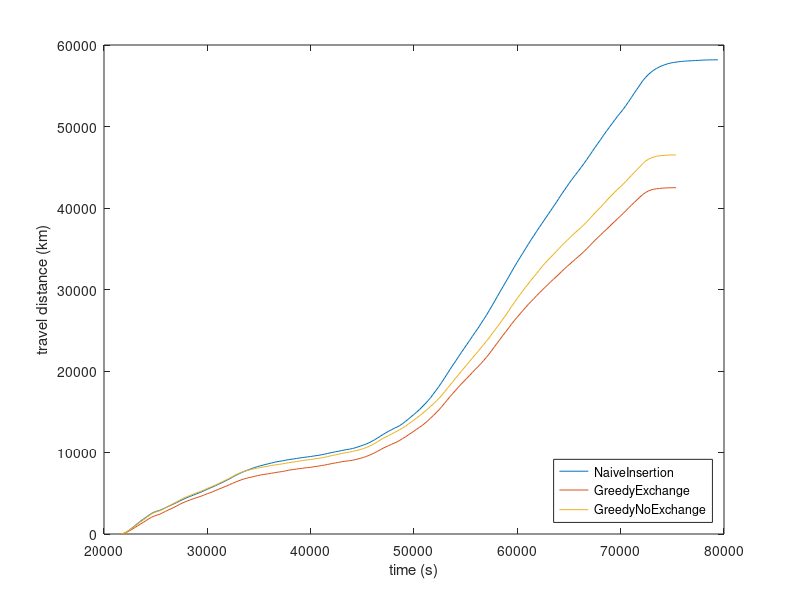

This chart was generated by the following MATLAB code:
x0 = [21630,21900,22170,22440,22710,22980,23250,23520,23790,24060,24330,24600,24870,25140,25410,25680,25950,26220,26490,26760,27030,27300,27570,27840,28110,28380,28650,28920,29190,29460,29730,30000,30270,30540,30810,31080,31350,31620,31890,32160,32430,32700,32970,33240,33510,33780,34050,34320,34590,34860,35130,35400,35670,35940,36210,36480,36750,37020,37290,37560,37830,38100,38370,38640,38910,39180,39450,39720,39990,40260,40530,40800,41070,41340,41610,41880,42150,42420,42690,42960,43230,43500,43770,44040,44310,44580,44850,45120,45390,45660,45930,46200,46470,46740,47010,47280,47550,47820,48090,48360,48630,48900,49170,49440,49710,49980,50250,50520,50790,51060,51330,51600,51870,52140,52410,52680,52950,53220,53490,53760,54030,54300,54570,54840,55110,55380,55650,55920,56190,56460,56730,57000,57270,57540,57810,58080,58350,58620,58890,59160,59430,59700,59970,60240,60510,60780,61050,61320,61590,61860,62130,62400,62670,62940,63210,63480,63750,64020,64290,64560,64830,65100,65370,65640,65910,66180,66450,66720,66990,67260,67530,67800,68070,68340,68610,68880,69150,69420,69690,69960,70230,70500,70770,71040,71310,71580,71850,72120,72390,72660,72930,73200,73470,73740,74010,74280,74550,74820,75090,75360,75630,75900,76170,76440,76710,76980,77250,77520,77790,78060,78330,78600,78870,79140,79410];
y0 = [0.39,75.11,241.0,467.96,733.76,1010.32,1281.64,1556.48,1798.29,2042.64,2292.03,2520.31,2693.77,2806.96,2912.07,3063.17,3218.75,3379.77,3534.5,3698.67,3865.23,4028.61,4198.64,4353.55,4503.59,4638.14,4770.92,4909.93,5043.9,5181.86,5334.63,5495.0,5640.93,5788.47,5944.72,6104.06,6263.57,6431.8,6602.91,6776.23,6976.13,7164.91,7334.45,7496.15,7647.49,7784.12,7907.7,8041.43,8164.85,8274.24,8367.23,8454.92,8544.31,8633.91,8713.84,8796.37,8871.48,8925.63,8984.45,9048.5,9115.92,9168.52,9216.76,9268.07,9320.48,9373.62,9422.91,9465.56,9502.73,9562.44,9616.48,9661.29,9728.08,9793.99,9873.97,9950.83,10023.28,10088.99,10153.17,10228.35,10294.91,10357.69,10412.89,10483.53,10580.87,10688.68,10804.85,10922.32,11045.25,11200.51,11377.52,11574.87,11778.91,12000.47,12211.94,12417.24,12615.48,12793.68,12970.64,13130.24,13309.14,13556.36,13807.88,14084.64,14380.29,14652.61,14944.28,15252.14,15601.13,15952.5,16318.77,16718.46,17175.35,17635.65,18100.88,18600.83,19128.28,19663.14,20199.58,20715.95,21215.07,21742.3,22253.16,22750.19,23248.42,23744.98,24253.96,24749.41,25235.95,25775.75,26299.44,26819.64,27399.91,27984.77,28578.28,29179.73,29776.96,30366.8,30954.54,31549.77,32150.76,32748.71,33320.74,33875.76,34425.03,34981.46,35526.53,36075.16,36596.99,37119.29,37636.69,38137.19,38638.24,39143.56,39638.53,40151.43,40649.5,41182.02,41704.01,42198.87,42701.01,43186.51,43650.97,44102.09,44546.12,45000.17,45459.93,45943.85,46452.49,46947.54,47456.31,47935.79,48417.07,48923.45,49393.42,49866.76,50330.3,50788.65,51246.36,51661.28,52089.65,52560.24,53055.27,53566.69,54081.96,54580.98,55077.3,55582.58,55994.64,56354.33,56651.78,56909.93,57122.83,57304.8,57456.92,57587.13,57698.78,57779.83,57850.71,57901.71,57948.68,57984.16,58016.06,58039.16,58058.53,58077.89,58096.14,58115.75,58134.68,58154.63,58166.1,58172.3,58175.88,58180.08,58184.15];
x1 = [21630,21900,22170,22440,22710,22980,23250,23520,23790,24060,24330,24600,24870,25140,25410,25680,25950,26220,26490,26760,27030,27300,27570,27840,28110,28380,28650,28920,29190,29460,29730,30000,30270,30540,30810,31080,31350,31620,31890,32160,32430,32700,32970,33240,33510,33780,34050,34320,34590,34860,35130,35400,35670,35940,36210,36480,36750,37020,37290,37560,37830,38100,38370,38640,38910,39180,39450,39720,39990,40260,40530,40800,41070,41340,41610,41880,42150,42420,42690,42960,43230,43500,43770,44040,44310,44580,44850,45120,45390,45660,45930,46200,46470,46740,47010,47280,47550,47820,48090,48360,48630,48900,49170,49440,49710,49980,50250,50520,50790,51060,51330,51600,51870,52140,52410,52680,52950,53220,53490,53760,54030,54300,54570,54840,55110,55380,55650,55920,56190,56460,56730,57000,57270,57540,57810,58080,58350,58620,58890,59160,59430,59700,59970,60240,60510,60780,61050,61320,61590,61860,62130,62400,62670,62940,63210,63480,63750,64020,64290,64560,64830,65100,65370,65640,65910,66180,66450,66720,66990,67260,67530,67800,68070,68340,68610,68880,69150,69420,69690,69960,70230,70500,70770,71040,71310,71580,71850,72120,72390,72660,72930,73200,73470,73740,74010,74280,74550,74820,75090,75360];
y1 = [0.39,65.4,193.49,373.77,577.46,786.75,996.81,1216.81,1417.66,1638.53,1858.11,2053.44,2205.04,2322.3,2439.27,2608.49,2772.35,2940.13,3099.46,3266.32,3437.27,3619.35,3790.31,3937.81,4076.73,4205.01,4328.11,4447.93,4553.64,4673.49,4808.19,4942.41,5066.54,5194.74,5346.46,5486.76,5625.72,5768.15,5912.26,6055.44,6204.56,6358.76,6494.83,6623.9,6742.03,6837.25,6924.82,6998.12,7081.86,7156.7,7230.51,7296.2,7347.56,7400.79,7456.94,7517.65,7574.25,7622.64,7675.1,7742.48,7808.22,7872.44,7922.01,7972.89,8018.37,8063.41,8110.8,8147.91,8178.07,8239.94,8296.61,8343.22,8404.27,8459.91,8526.1,8594.85,8667.15,8728.14,8791.85,8853.42,8908.46,8953.43,8995.53,9044.86,9122.34,9209.02,9297.31,9399.77,9519.47,9655.42,9802.51,9975.33,10154.24,10338.47,10530.57,10688.25,10848.65,10998.63,11150.02,11307.53,11492.91,11712.03,11915.29,12147.34,12378.44,12605.4,12851.19,13084.32,13317.98,13597.09,13897.05,14209.09,14543.48,14872.83,15224.09,15620.8,16040.06,16443.52,16861.89,17254.09,17636.55,18024.08,18407.8,18756.95,19096.45,19455.41,19823.28,20187.22,20527.39,20885.84,21276.44,21667.64,22092.89,22544.57,23013.0,23477.48,23929.17,24394.46,24828.99,25276.55,25738.25,26175.89,26579.11,26991.45,27383.02,27775.3,28154.14,28515.97,28871.79,29234.87,29584.71,29922.93,30254.45,30592.83,30919.72,31236.92,31544.44,31874.44,32210.44,32531.48,32848.81,33146.59,33452.67,33746.93,34041.21,34341.98,34663.62,34995.23,35347.51,35706.71,36060.44,36388.47,36710.34,37045.81,37354.81,37684.04,38026.62,38347.8,38677.13,38988.3,39319.7,39656.79,40013.93,40349.88,40679.4,41001.88,41324.92,41637.82,41882.58,42075.02,42217.15,42302.23,42359.79,42399.0,42429.77,42453.24,42472.1,42483.03,42489.51,42495.09];
x2 = [21630,21900,22170,22440,22710,22980,23250,23520,23790,24060,24330,24600,24870,25140,25410,25680,25950,26220,26490,26760,27030,27300,27570,27840,28110,28380,28650,28920,29190,29460,29730,30000,30270,30540,30810,31080,31350,31620,31890,32160,32430,32700,32970,33240,33510,33780,34050,34320,34590,34860,35130,35400,35670,35940,36210,36480,36750,37020,37290,37560,37830,38100,38370,38640,38910,39180,39450,39720,39990,40260,40530,40800,41070,41340,41610,41880,42150,42420,42690,42960,43230,43500,43770,44040,44310,44580,44850,45120,45390,45660,45930,46200,46470,46740,47010,47280,47550,47820,48090,48360,48630,48900,49170,49440,49710,49980,50250,50520,50790,51060,51330,51600,51870,52140,52410,52680,52950,53220,53490,53760,54030,54300,54570,54840,55110,55380,55650,55920,56190,56460,56730,57000,57270,57540,57810,58080,58350,58620,58890,59160,59430,59700,59970,60240,60510,60780,61050,61320,61590,61860,62130,62400,62670,62940,63210,63480,63750,64020,64290,64560,64830,65100,65370,65640,65910,66180,66450,66720,66990,67260,67530,67800,68070,68340,68610,68880,69150,69420,69690,69960,70230,70500,70770,71040,71310,71580,71850,72120,72390,72660,72930,73200,73470,73740,74010,74280,74550,74820,75090,75360];
y2 = [0.39,75.91,235.36,444.51,700.86,952.67,1218.15,1483.01,1717.75,1972.93,2228.42,2466.48,2640.44,2757.22,2858.22,3024.49,3197.86,3396.93,3587.79,3767.75,3950.29,4145.09,4331.9,4485.07,4628.3,4766.02,4897.49,5033.12,5156.16,5293.05,5443.61,5592.15,5727.53,5866.53,6034.69,6189.52,6354.03,6522.54,6676.0,6850.49,7040.62,7230.86,7391.03,7544.08,7662.08,7762.56,7856.26,7944.29,8022.72,8089.34,8152.69,8221.65,8283.02,8342.18,8402.98,8462.36,8519.02,8563.23,8611.81,8672.23,8738.76,8792.73,8837.79,8896.08,8950.02,9005.16,9055.36,9100.95,9133.01,9189.35,9245.67,9289.28,9350.94,9412.95,9489.4,9573.84,9653.88,9718.42,9786.82,9862.75,9934.96,9998.18,10064.75,10127.45,10205.88,10290.25,10379.2,10490.85,10616.84,10763.86,10927.7,11117.69,11319.41,11539.52,11736.46,11915.93,12080.65,12257.37,12447.44,12624.72,12812.44,13008.56,13224.68,13475.99,13726.04,13968.43,14220.55,14494.86,14761.55,15055.9,15343.15,15651.71,15965.45,16279.24,16640.28,17022.1,17430.29,17856.04,18276.92,18695.04,19128.98,19531.56,19946.47,20366.77,20763.04,21175.7,21592.39,21997.03,22395.21,22803.98,23225.54,23648.57,24067.27,24536.41,24995.44,25444.67,25909.29,26394.54,26863.74,27373.85,27896.33,28378.85,28859.68,29342.95,29798.21,30250.14,30689.59,31126.8,31546.64,31966.53,32389.97,32809.55,33209.99,33581.56,33937.89,34282.5,34644.0,35012.47,35380.03,35710.7,36043.24,36378.48,36704.17,37025.39,37328.14,37632.52,37955.56,38299.46,38657.4,39043.19,39416.17,39781.18,40113.7,40493.22,40872.96,41241.83,41584.47,41933.44,42284.34,42587.3,42917.9,43260.77,43635.83,43991.87,44356.37,44708.15,45066.71,45427.43,45735.92,45966.54,46131.6,46254.28,46344.38,46401.35,46439.77,46469.17,46487.82,46500.65,46503.89,46504.84];
plot(x0,y0,x1,y1,x2,y2);
legend('NaiveInsertion','GreedyExchange','GreedyNoExchange','location','southeast');
xlabel('time (s)');
ylabel('travel distance (km)');
